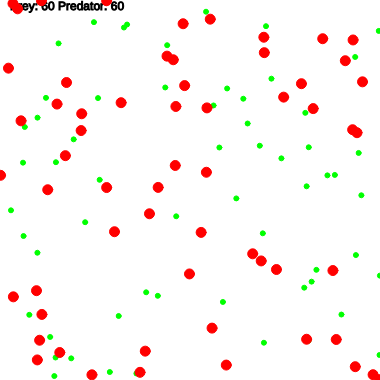
Frame 1 (no input)
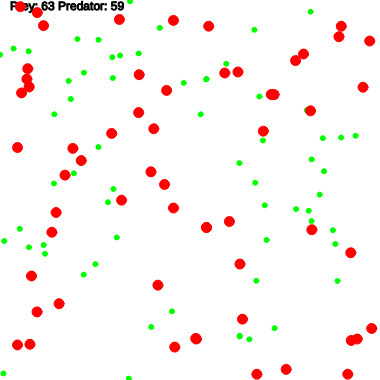
Frame 60 (no input)
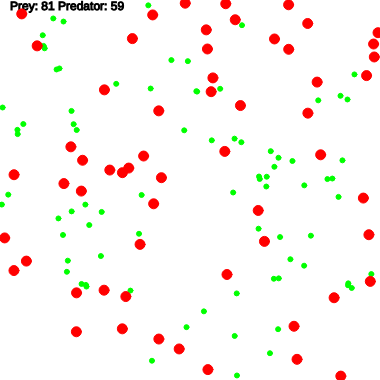
Frame 120 (the mouse pressed at the canvas centre since frame 60)

The p5.js sketch that drew these frames (run headless with seeded random() and noise() and a simulated clock; from frame 60 on, the mouse is pressed at the canvas centre):

// p5.js sketch
// ── sketch.js
let Width = 380;
let Height = 380;
let MaxVel = 10;
let T = 0.0;
let dT = 0.1;

let NPrey = 60
let NPredator = 60;
let Alpha = 0.006;
let Gamma = 0.001;
let DistanceThreshold = 10;
let Beta = 0.1;  // prey's mortality
let Delta = 0.2;

function Population() {
    this.array = []
    this.idx = 0;
    this.nsize = 0;
    
    this.append = fish => {
	if (this.array.length <= this.nsize) {
	    this.array.push(fish);
	} else {
	    this.array[this.nsize] = fish;
	}

	this.nsize++;
    };
    
    this.begin_iterate = () => {
	this.idx = 0;
    }

    this.point_to = () => {
	return this.idx < this.nsize;
    }

    this.get = () => {
	if(!this.point_to()){
	    return null
	}

	return this.array[this.idx];
    }

    this.remove = () => {
	if(this.point_to()) {
	    let fish = this.array[this.idx];
	    this.array[this.idx] = this.array[this.nsize - 1];
	    this.nsize--;
	    return fish;
	}

	return null;
    }
    
    this.next = () => {
	this.idx++;
    }    
}

function birth(fish) {
    let vx = random(-MaxVel, MaxVel);
    let vy = random(-MaxVel, MaxVel);
    return [fish[0], fish[1], vx, vy];
}

function moveFishes(population, dt) {
    population.begin_iterate();
    while(population.point_to()) {
	let fish = population.get()
	fish[0] = fish[0] + fish[2] * dt;
	fish[1] = fish[1] + fish[3] * dt;
	fish[0] = (fish[0] + Width) % Width;
	fish[1] = (fish[1] + Height) % Height;
	population.next();
    }
}

function preyReproduction(population, alpha) {
    population.begin_iterate();
    while(population.point_to()) {
	let fish = population.get();
	if (random() < alpha) {
	    let new_fish = birth(fish)
	    population.append(new_fish);
	}
	population.next();
    }
}

function predatorExtinction(population, gamma) {
    population.begin_iterate();
    while(population.point_to()) {
	if (random() < gamma) {
	    population.remove();
	}
	population.next();
    }
}

function relationship(predators, preys, threshold, beta, delta) {
    console.log(beta);
    preys.begin_iterate();
    while(preys.point_to()) {
	predators.begin_iterate();
	while(predators.point_to()) {
	    let prey = preys.get();
	    if(prey == null) {
		break;
	    }

	    let predator = predators.get();
	    let d = abs(prey[0] - predator[0]) + abs(prey[1] - predator[1]);
	    if (d < threshold) {
		if(random() < beta) {
		    preys.remove();
		    if(random() < delta) {
			predators.append(birth(predator));
		    }
		}

	    }
	    predators.next();
	}
	preys.next();
    }
}

function step() {
    moveFishes(PreyPopulation, dT);
    moveFishes(PredatorPopulation, dT);

    preyReproduction(PreyPopulation, Alpha);
    
    predatorExtinction(PredatorPopulation, Gamma);

    relationship(PredatorPopulation, PreyPopulation, DistanceThreshold, Beta, Delta);
}

function drawPopulation(population, color, size) {
    fill(color);
    stroke(color);

    population.begin_iterate();
    while(population.point_to()) {
	let fish = population.get()
	ellipse(fish[0], fish[1], size, size);
	population.next();
    }
}

let PreyPopulation = new Population()
let PredatorPopulation = new Population();

function setup() {
    createCanvas(Width, Height);

    let init_fish = () => {
	let x = random(0, Width);
	let y = random(0, Height);
	let vx = random(-MaxVel, MaxVel);
	let vy = random(-MaxVel, MaxVel);
	return [x, y, vx, vy]
    };

    for(let i = 0; i < NPrey; i++) {
	PreyPopulation.append(init_fish());
    }

    for(let i = 0; i < NPredator; i++) {
	PredatorPopulation.append(init_fish());
    }
}

function draw() {
    background(255);
    fill(0,0,0);
    stroke(0,0,0);
    text('Prey: ' + PreyPopulation.nsize + ' Predator: ' + PredatorPopulation.nsize,
	 10, 10);
    drawPopulation(PreyPopulation, [0, 255, 0], 5);
    drawPopulation(PredatorPopulation, [255, 0, 0], 10);
    step();
}
